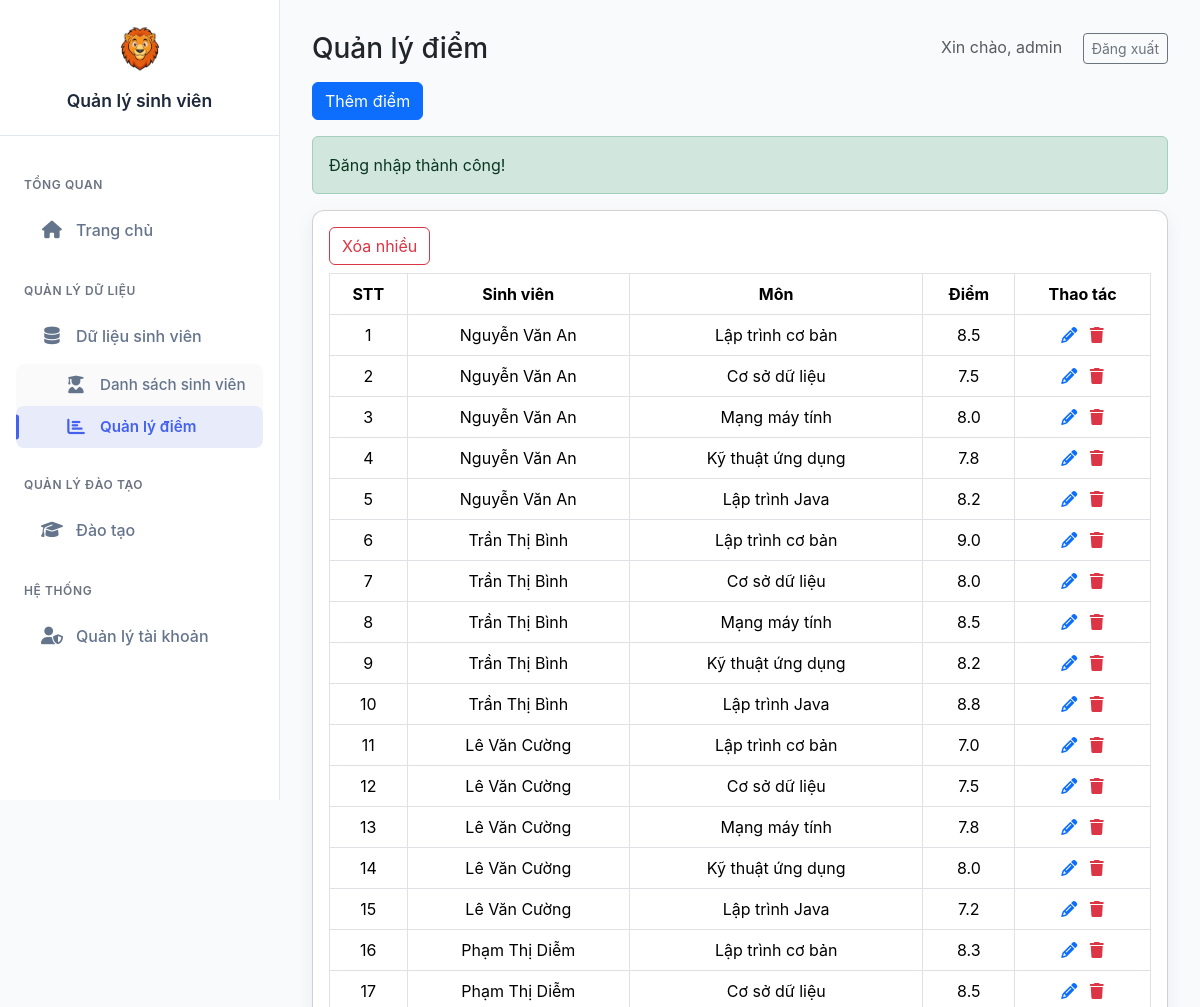
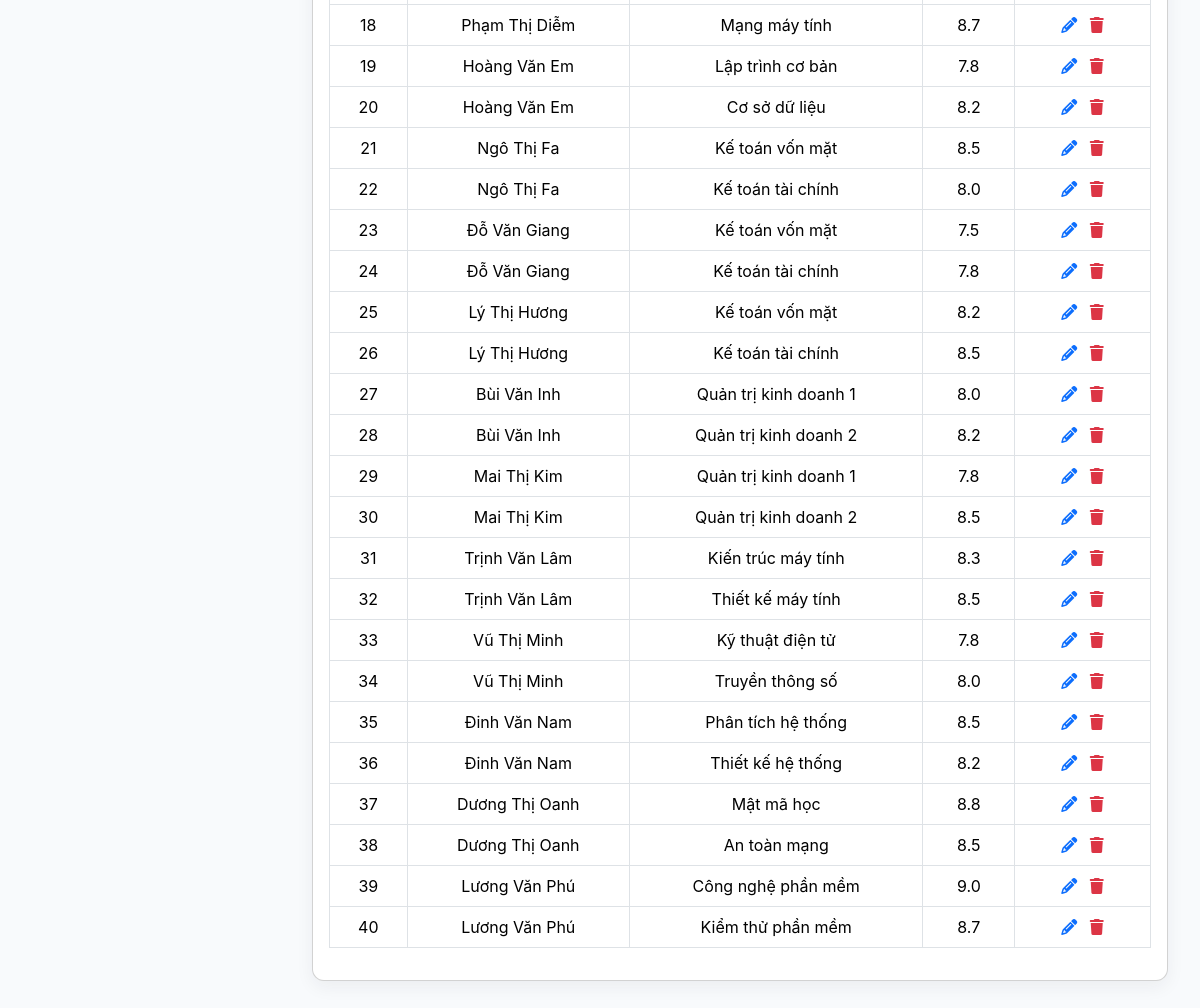
Page /views/grade.php (signed in) on the earlier database version (2 pictures, top to bottom).
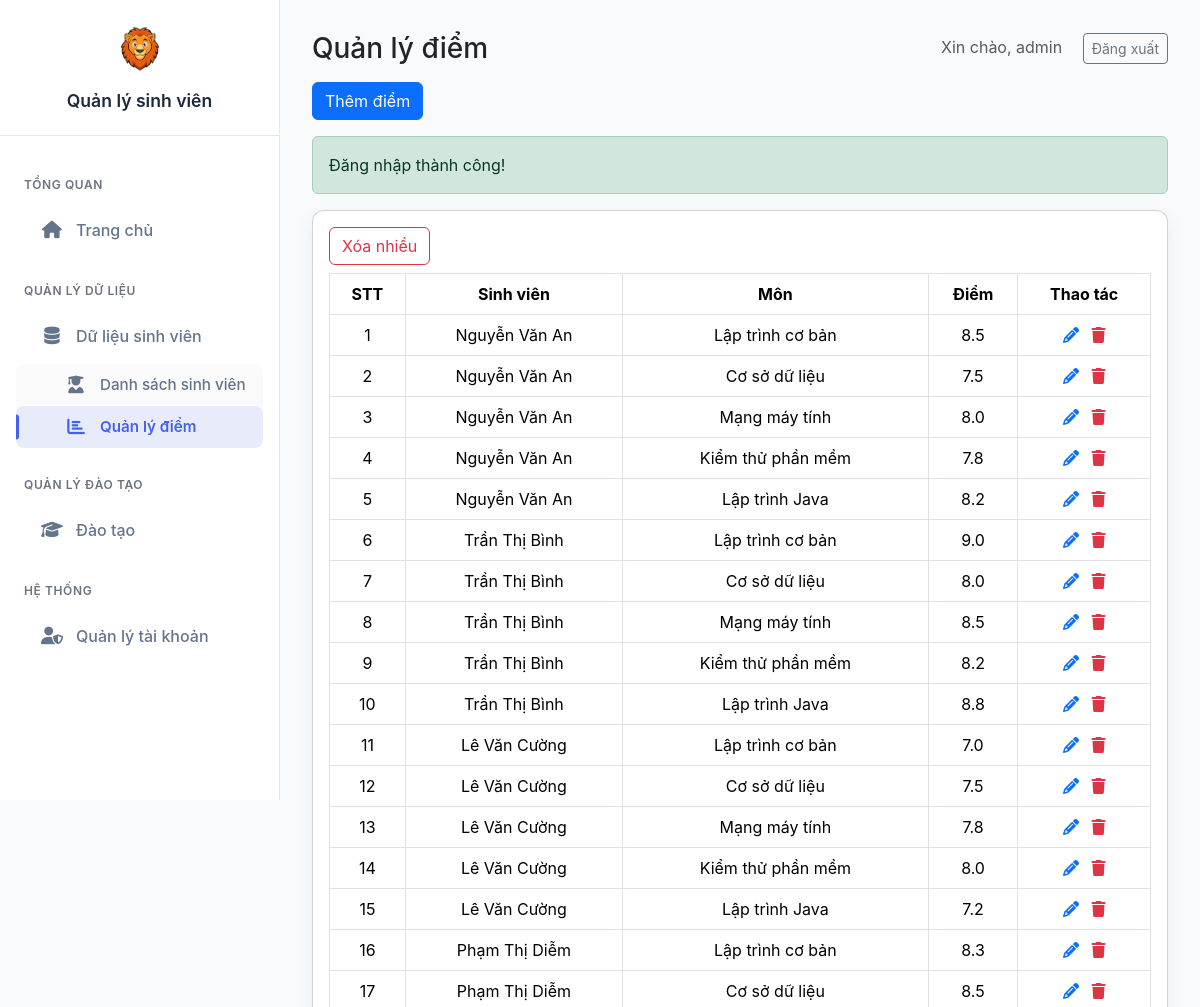
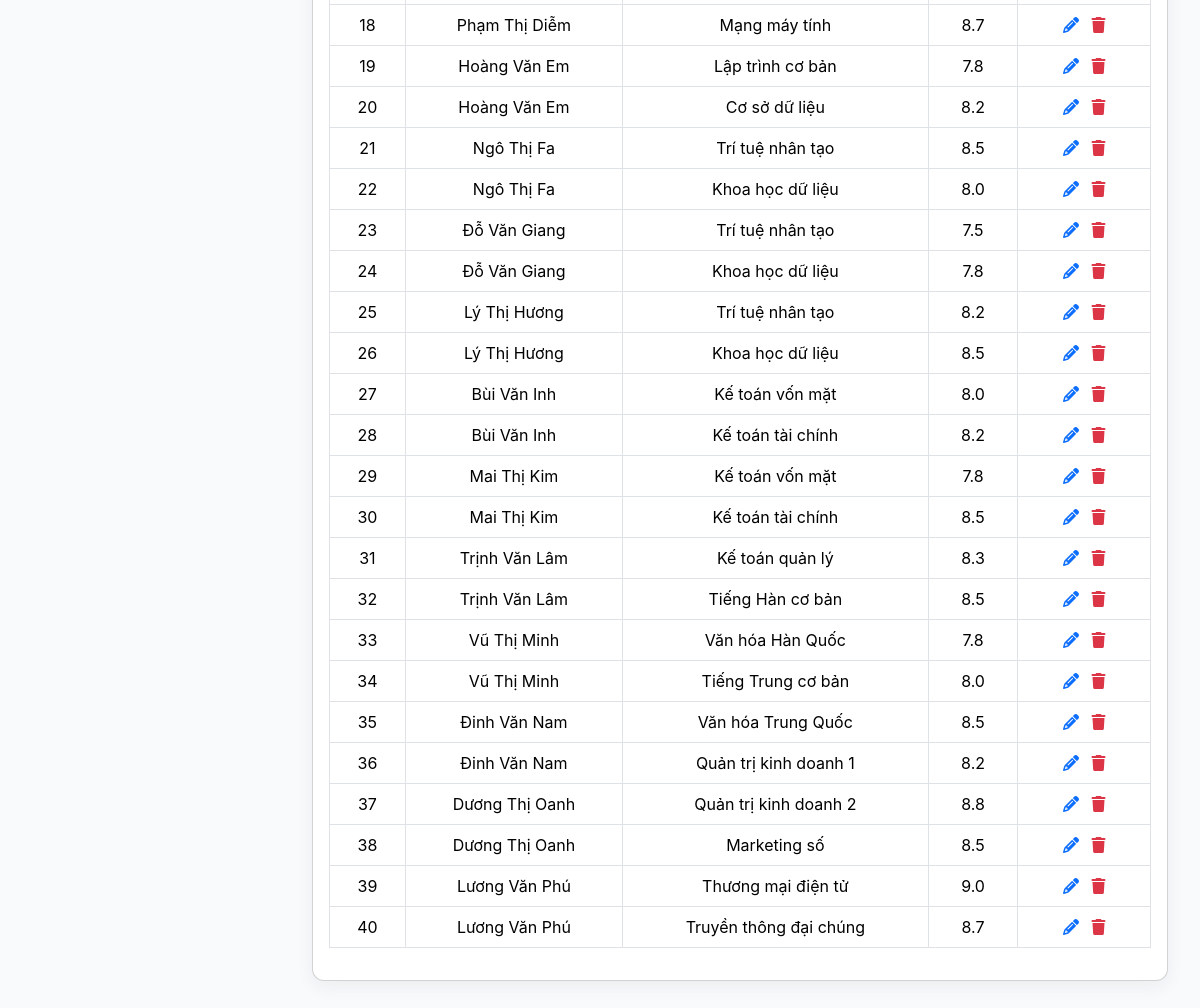
Same page on the later database version (2 pictures, top to bottom).
### tables this page shows
CREATE TABLE `grades` (
  `id` int(11) NOT NULL AUTO_INCREMENT,
  `student_id` int(11) NOT NULL,
  `subject_id` int(11) NOT NULL,
  `grade` float NOT NULL,
  `created_at` timestamp NOT NULL DEFAULT current_timestamp(),
  `updated_at` timestamp NOT NULL DEFAULT current_timestamp() ON UPDATE current_timestamp(),
  PRIMARY KEY (`id`),
  UNIQUE KEY `student_subject` (`student_id`,`subject_id`),
  KEY `subject_id` (`subject_id`),
  CONSTRAINT `grades_ibfk_1` FOREIGN KEY (`student_id`) REFERENCES `students` (`id`) ON DELETE CASCADE ON UPDATE CASCADE,
  CONSTRAINT `grades_ibfk_2` FOREIGN KEY (`subject_id`) REFERENCES `subjects` (`id`) ON DELETE CASCADE ON UPDATE CASCADE,
  CONSTRAINT `check_grade` CHECK (`grade` >= 0 AND `grade` <= 10)
);

CREATE TABLE `students` (
  `id` int(11) NOT NULL AUTO_INCREMENT,
  `student_code` varchar(20) NOT NULL,
  `full_name` varchar(100) NOT NULL,
  `birth_date` date DEFAULT NULL,
  `phone` varchar(50) DEFAULT NULL,
  `email` varchar(255) DEFAULT NULL,
  `gender` enum('Nam','Nữ') DEFAULT NULL,
  `address` text DEFAULT NULL,
  `class_id` int(11) DEFAULT NULL,
  `department_id` int(11) DEFAULT NULL,
  `user_id` int(11) DEFAULT NULL,
  `created_at` timestamp NOT NULL DEFAULT current_timestamp(),
  `updated_at` timestamp NOT NULL DEFAULT current_timestamp() ON UPDATE current_timestamp(),
  PRIMARY KEY (`id`),
  UNIQUE KEY `student_code` (`student_code`),
  KEY `class_id` (`class_id`),
  KEY `department_id` (`department_id`),
  KEY `user_id` (`user_id`),
  CONSTRAINT `students_ibfk_1` FOREIGN KEY (`class_id`) REFERENCES `classes` (`id`) ON DELETE SET NULL ON UPDATE CASCADE,
  CONSTRAINT `students_ibfk_2` FOREIGN KEY (`department_id`) REFERENCES `departments` (`id`) ON DELETE SET NULL ON UPDATE CASCADE,
  CONSTRAINT `students_ibfk_3` FOREIGN KEY (`user_id`) REFERENCES `users` (`id`) ON DELETE SET NULL ON UPDATE CASCADE
);

CREATE TABLE `subjects` (
  `id` int(11) NOT NULL AUTO_INCREMENT,
  `subject_code` varchar(20) NOT NULL,
  `subject_name` varchar(100) NOT NULL,
  `credits` int(11) DEFAULT NULL,
  `department_id` int(11) DEFAULT NULL,
  `created_at` timestamp NOT NULL DEFAULT current_timestamp(),
  `updated_at` timestamp NOT NULL DEFAULT current_timestamp() ON UPDATE current_timestamp(),
  PRIMARY KEY (`id`),
  UNIQUE KEY `subject_code` (`subject_code`),
  KEY `department_id` (`department_id`),
  CONSTRAINT `subjects_ibfk_1` FOREIGN KEY (`department_id`) REFERENCES `departments` (`id`) ON DELETE SET NULL ON UPDATE CASCADE
);

### functions/auth.php (called while the page is built, shortened)
<?php
function getCurrentUser()
{
    if (isset($_SESSION['user_id']) && isset($_SESSION['username'])) {
        return [
            'id' => $_SESSION['user_id'],
            'username' => $_SESSION['username'],
            'role' => $_SESSION['role'] ?? null
        ];
    }
    return null;
}
?>

### functions/grade_functions.php (called while the page is built, shortened)
<?php
function getAllGrades()
{
    $conn = getDbConnection();
    $sql = "SELECT g.id, g.student_id, g.subject_id, g.grade,
                   s.student_code, s.full_name AS student_name, sub.subject_code, sub.subject_name
            FROM grades g
            LEFT JOIN students s ON g.student_id = s.id
            LEFT JOIN subjects sub ON g.subject_id = sub.id
            ORDER BY g.id";
    $grades = [];
    try {
        $result = mysqli_query($conn, $sql);
        if ($result && mysqli_num_rows($result) > 0) {
            while ($row = mysqli_fetch_assoc($result)) {
                $grades[] = $row;
            }
        }
    } catch (mysqli_sql_exception $ex) {
    }
    return $grades;
}
?>

### views/grade.php (the view, shortened to what this page needs)
<?php
require_once __DIR__ . '/../functions/grade_functions.php';
$grades = getAllGrades();
?>
<!doctype html>
<html lang="vi">
<head>
    <link href="https://cdn.jsdelivr.net/npm/bootstrap@5.3.3/dist/css/bootstrap.min.css" rel="stylesheet">
    <link href="https://cdnjs.cloudflare.com/ajax/libs/font-awesome/6.4.0/css/all.min.css" rel="stylesheet">
</head>
<body>
    <div class="d-flex">
        <?php include __DIR__ . '/admin_menu.php'; ?>
        <div class="flex-grow-1 dashboard-main">
            <div class="d-flex justify-content-between align-items-center mb-3">
                <h3 class="m-0">Quản lý điểm</h3>
                <div>
                    <span class="me-3 text-muted">Xin chào,
                        <?php $u = getCurrentUser();
                        echo htmlspecialchars($u['username'] ?? ''); ?></span>
                    <a class="btn btn-outline-secondary btn-sm" href="/BTL_17-09/handle/logout_process.php">Đăng
                        xuất</a>
                </div>
            </div>
            <div class="mb-3">
                <a href="grade/grade_create.php" class="btn btn-primary">Thêm điểm</a>
            </div>
            <?php if (isset($_SESSION['success'])): ?>
                <div class="alert alert-success">
                    <?php echo htmlspecialchars($_SESSION['success']);
                    unset($_SESSION['success']); ?></div>
            <?php endif; ?>
            <div class="card card-ghost p-3">
                <div class="d-flex justify-content-between mb-2">
                    <div>
                        <button id="toggleBulk" class="btn btn-outline-danger">Xóa nhiều</button>
                    </div>
                </div>
                <form id="bulkForm" method="POST" action="../handle/grade_process.php">
                    <div class="table-responsive">
                        <table class="table table-bordered" style="text-align: center;">
                            <thead>
                                <tr>
                                    <th>STT</th>
                                    <th>Sinh viên</th>
                                    <th>Môn</th>
                                    <th>Điểm</th>
                                    <th>Thao tác</th>
                                </tr>
                            </thead>
                            <tbody>
                                <?php if (empty($grades)): ?>
                                    <tr>
                                        <td colspan="6" class="text-center p-4">Chưa có điểm nào</td>
                                    </tr>
                                <?php else:
                                    foreach ($grades as $i => $g): ?>
                                        <tr>
                                            <td><?php echo $i + 1; ?></td>
                                            <td><?php echo htmlspecialchars($g['student_name']); ?></td>
                                            <td><?php echo htmlspecialchars($g['subject_name']); ?></td>
                                            <td><?php echo htmlspecialchars(number_format($g['grade'], 1)); ?></td>
                                            <td class="table-actions">
                                                <a href="grade/grade_edit.php?id=<?php echo $g['id']; ?>" class="text-primary"
                                                    title="Sửa"><i class="fa fa-pencil" aria-hidden="true"></i></a>
                                                <a href="../handle/grade_process.php?action=delete&id=<?php echo $g['id']; ?>"
                                                    class="text-danger ms-2"
                                                    onclick="return confirm('Bạn có chắc chắn muốn xóa điểm này?')"
                                                    title="Xóa"><i class="fa fa-trash" aria-hidden="true"></i></a>
                                            </td>
                                        </tr>
                                    <?php endforeach; endif; ?>
                            </tbody>
                        </table>
                    </div>
                </form>
            </div>
        </div>
    </div>
</body>
</html>

### views/admin_menu.php (shortened to what this page needs)
<div class="sidebar">
    <div class="sidebar-header">
        <img src="/BTL_17-09/image/sutu.png" alt="logo">
        <h2>Quản lý sinh viên</h2>
    </div>
    <nav class="nav flex-column">
        <div class="nav-section">
            <div class="nav-section-title">Tổng quan</div>
            <a class="nav-link <?php echo strpos($_SERVER['PHP_SELF'], 'admin_dashboard.php') !== false ? 'active' : ''; ?>"
               href="/BTL_17-09/views/admin_dashboard.php">
                <i class="fas fa-home"></i>
                <span>Trang chủ</span>
            </a>
        </div>
        <div class="nav-section">
            <div class="nav-section-title">Quản lý dữ liệu</div>
            <a class="nav-link" href="#tablesSub" data-bs-toggle="collapse">
                <i class="fas fa-database"></i>
                <span>Dữ liệu sinh viên</span>
            </a>
            <div class="collapse <?php echo (strpos($_SERVER['PHP_SELF'], 'student.php') !== false || strpos($_SERVER['PHP_SELF'], 'grade.php') !== false) ? 'show' : ''; ?>"
                 id="tablesSub">
                <a class="nav-link <?php echo strpos($_SERVER['PHP_SELF'], 'student.php') !== false ? 'active' : ''; ?>"
                   href="/BTL_17-09/views/student.php">
                    <i class="fas fa-user-graduate"></i>
                    <span>Danh sách sinh viên</span>
                </a>
                <a class="nav-link <?php echo strpos($_SERVER['PHP_SELF'], 'grade.php') !== false ? 'active' : ''; ?>"
                   href="/BTL_17-09/views/grade.php">
                    <i class="fas fa-chart-bar"></i>
                    <span>Quản lý điểm</span>
                </a>
            </div>
        </div>
        <div class="nav-section">
            <div class="nav-section-title">Quản lý đào tạo</div>
            <a class="nav-link" href="#trainingSub" data-bs-toggle="collapse">
                <i class="fas fa-graduation-cap"></i>
                <span>Đào tạo</span>
            </a>
        </div>
        <div class="nav-section">
            <div class="nav-section-title">Hệ thống</div>
            <a class="nav-link <?php echo strpos($_SERVER['PHP_SELF'], 'user.php') !== false ? 'active' : ''; ?>"
               href="/BTL_17-09/views/user.php">
                <i class="fas fa-user-shield"></i>
                <span>Quản lý tài khoản</span>
            </a>
        </div>
    </nav>
</div>

### views/grade.php (style rules this page uses)
body { background: #f6f8fa; }
.sidebar { width: 250px; min-height: 100vh; background: #fff; border-right: 1px solid #e6e9ee; }
.sidebar .nav-link { color: #444; }
.card-ghost { border-radius: 12px; box-shadow: 0 6px 18px rgba(30, 41, 59, 0.06); }
.dashboard-main { padding: 24px; }

### views/admin_menu.php (style rules this page uses)
:root { --primary-color: #4361ee; --primary-hover: #3851d0; --secondary-color: #6b7280; --accent-color: #f59e0b; --success-color: #10b981; --background-light: #f8fafc; --background-white: #ffffff; --text-dark: #1e293b; --text-light: #64748b; --border-color: #e2e8f0; --shadow-sm: 0 1px 3px rgba(0,0,0,0.1); --shadow-md: 0 4px 6px -1px rgba(0,0,0,0.1); --transition: all 0.3s ease; }
body { background: var(--background-light); font-family: 'Inter', sans-serif; }
.sidebar { width: 280px; min-height: 100vh; background: var(--background-white); border-right: 1px solid var(--border-color); position: fixed; left: 0; top: 0; z-index: 1000; transition: var(--transition); }
.sidebar-header { padding: 1.5rem; text-align: center; border-bottom: 1px solid var(--border-color); }
.sidebar-header img { width: 50px; height: auto; margin-bottom: 1rem; transition: var(--transition); }
.sidebar-header h2 { font-size: 1.1rem; color: var(--text-dark); font-weight: 600; margin: 0; }
.nav { padding: 1rem 0; }
.nav-link { padding: 0.75rem 1.5rem; color: var(--text-light) !important; font-weight: 500; border-radius: 0.5rem; margin: 0.25rem 1rem; transition: var(--transition); position: relative; display: flex; align-items: center; gap: 0.75rem; }
.nav-link i { width: 1.5rem; text-align: center; font-size: 1.1rem; transition: var(--transition); }
.nav-link.active { color: var(--primary-color) !important; background: rgba(67, 97, 238, 0.1); font-weight: 600; }
.nav-link.active::before { content: ''; position: absolute; left: 0; top: 50%; transform: translateY(-50%); height: 60%; width: 3px; background: var(--primary-color); border-radius: 0 3px 3px 0; }
.nav-section-title { font-size: 0.75rem; text-transform: uppercase; letter-spacing: 0.05em; color: var(--secondary-color); padding: 1.5rem 1.5rem 0.5rem; font-weight: 600; }
.collapse { background: rgba(0,0,0,0.02); border-radius: 0.5rem; margin: 0.25rem 1rem; }
.collapse .nav-link { margin: 0; padding: 0.6rem 1rem 0.6rem 3rem; font-size: 0.95rem; }
.dashboard-main { margin-left: 280px; padding: 2rem; transition: var(--transition); }
.nav-link i { transition: transform 0.2s ease; }

Differences in the rows shown:
changed through a linked row, grades (number 4 of 40 on the later page): subject.subject_name "Kỹ thuật ứng dụng" → "Kiểm thử phần mềm"
changed through a linked row, grades (number 9 of 40 on the later page): subject.subject_name "Kỹ thuật ứng dụng" → "Kiểm thử phần mềm"
changed through a linked row, grades (number 14 of 40 on the later page): subject.subject_name "Kỹ thuật ứng dụng" → "Kiểm thử phần mềm"
changed through a linked row, grades (number 21 of 40 on the later page): subject.subject_name "Kế toán vốn mặt" → "Trí tuệ nhân tạo"
changed through a linked row, grades (number 22 of 40 on the later page): subject.subject_name "Kế toán tài chính" → "Khoa học dữ liệu"
changed through a linked row, grades (number 23 of 40 on the later page): subject.subject_name "Kế toán vốn mặt" → "Trí tuệ nhân tạo"
changed through a linked row, grades (number 24 of 40 on the later page): subject.subject_name "Kế toán tài chính" → "Khoa học dữ liệu"
changed through a linked row, grades (number 25 of 40 on the later page): subject.subject_name "Kế toán vốn mặt" → "Trí tuệ nhân tạo"
changed through a linked row, grades (number 26 of 40 on the later page): subject.subject_name "Kế toán tài chính" → "Khoa học dữ liệu"
changed through a linked row, grades (number 27 of 40 on the later page): subject.subject_name "Quản trị kinh doanh 1" → "Kế toán vốn mặt"
changed through a linked row, grades (number 28 of 40 on the later page): subject.subject_name "Quản trị kinh doanh 2" → "Kế toán tài chính"
changed through a linked row, grades (number 29 of 40 on the later page): subject.subject_name "Quản trị kinh doanh 1" → "Kế toán vốn mặt"
changed through a linked row, grades (number 30 of 40 on the later page): subject.subject_name "Quản trị kinh doanh 2" → "Kế toán tài chính"
changed through a linked row, grades: subject.subject_name "Kiến trúc máy tính" → "Kế toán quản lý"
changed through a linked row, grades: subject.subject_name "Thiết kế máy tính" → "Tiếng Hàn cơ bản"
changed through a linked row, grades: subject.subject_name "Kỹ thuật điện tử" → "Văn hóa Hàn Quốc"
changed through a linked row, grades: subject.subject_name "Truyền thông số" → "Tiếng Trung cơ bản"
changed through a linked row, grades: subject.subject_name "Phân tích hệ thống" → "Văn hóa Trung Quốc"
changed through a linked row, grades: subject.subject_name "Thiết kế hệ thống" → "Quản trị kinh doanh 1"
changed through a linked row, grades: subject.subject_name "Mật mã học" → "Quản trị kinh doanh 2"
changed through a linked row, grades: subject.subject_name "An toàn mạng" → "Marketing số"
changed through a linked row, grades: subject.subject_name "Công nghệ phần mềm" → "Thương mại điện tử"
changed through a linked row, grades: subject.subject_name "Kiểm thử phần mềm" → "Truyền thông đại chúng"
